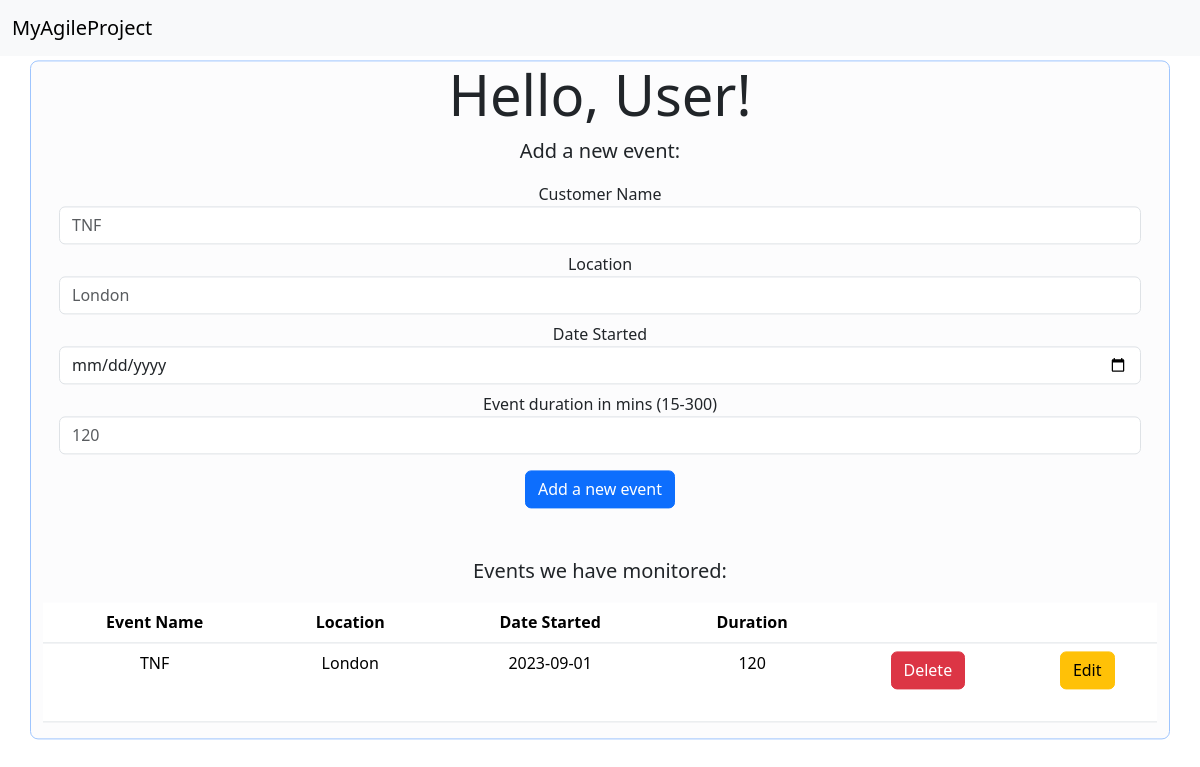
Page /events_database on the earlier database version.
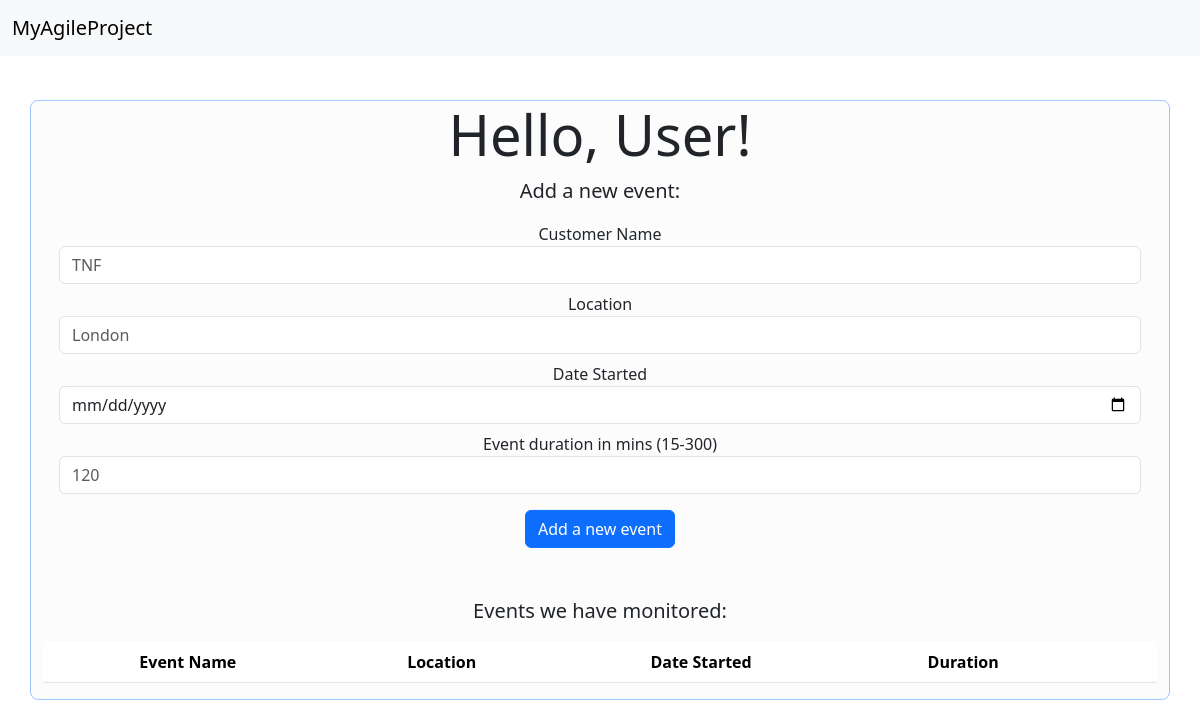
Same page on the later database version.
### tables this page shows
CREATE TABLE events (name VARCHAR PRUMARY KEY UNIQUE NOT NULL, location TEXT NOT NULL, dateStarted TEXT NOT NULL, durationMins INTEGER NOT NULL);

### main.py (the view)
@app.route("/events_database")
def events_database():
    form = event_form()
    connection = sqlite3.connect("database.db")
    connection.row_factory = sqlite3.Row
    current = connection.cursor()
    current.execute("select * from events")
    rows = current.fetchall();
    return render_template("events_database.html", rows = rows, form=form)

### forms.py (shortened to what this page needs)
class event_form(FlaskForm):
    name = StringField('Customer Name', validators=[InputRequired(), Length(min=3, max=20)], render_kw={"placeholder": "TNF", "class":"form-control"})
    location = StringField('Location', validators=[InputRequired(), Length(min=2, max=20)], render_kw={"placeholder": "London", "class":"form-control"})
    dateStarted = DateField('Date Started', validators=[InputRequired()], render_kw={"class":"form-control"})
    durationMins = IntegerField('Event duration in mins (15-300)', validators=[InputRequired()], render_kw={"placeholder": "120", "class":"form-control"})

### templates/events_database.html (shortened to what this page needs)
<!DOCTYPE html>
<html lang="en" dir="ltr">
  <head>
    <link href="https://cdn.jsdelivr.net/npm/bootstrap@5.3.1/dist/css/bootstrap.min.css" rel="stylesheet">
  </head>
  <body>
    <nav class="navbar navbar-expand-lg navbar-light bg-light">
      <div class="container-fluid">
        <a class="navbar-brand" href="{{ url_for('home') }}">MyAgileProject</a>
    </div>
    </nav>
    <div class="jumbotron">
        <div class="container-md bg-light-subtle border border-primary-subtle rounded-3 text-center position-absolute top-50 start-50 translate-middle">
            <h1 class="display-4">Hello, User!</h1>
            <p class="lead">Add a new event:</p>
            <form class="form" action = "{{ url_for('add_event') }}" method = "POST">
                <div class="form-group mx-sm-3 mb-2">
                    {{ form.name.label() }}
                    {% if form.name.errors %}
                        {{ form.name() }}
                        <div class="invalid-feedback">
                        {% for error in form.name.errors %}
                        <span>* {{ error }}</span>
                        {% endfor %}
                        </div>
                    {%else%}
                        {{ form.name() }}
                    {% endif %}
                </div>
                <div class="form-group mx-sm-3 mb-2">
                    {{ form.location.label() }}
                    {% if form.location.errors %}
                        {{ form.location() }}
                        <div class="invalid-feedback">
                        {% for error in form.location.errors %}
                        <span>* {{ error }}</span>
                        {% endfor %}
                        </div>
                    {%else%}
                        {{ form.location() }}
                    {% endif %}
                </div>
                <div class="form-group mx-sm-3 mb-2">
                    {{ form.dateStarted.label() }}
                    {% if form.dateStarted.errors %}
                        {{ form.dateStarted() }}
                        <div class="invalid-feedback">
                        {% for error in form.dateStarted.errors %}
                        <span>* {{ error }}</span>
                        {% endfor %}
                        </div>
                    {%else%}
                        {{ form.dateStarted() }}
                    {% endif %}
                </div>
                <div class="form-group mx-sm-3 mb-3">
                    {{ form.durationMins.label() }}
                    {% if form.durationMins.errors %}
                        {{ form.durationMins() }}
                        <div class="invalid-feedback">
                        {% for error in form.durationMins.errors %}
                        <span>* {{ error }}</span>
                        {% endfor %}
                        </div>
                    {%else%}
                        {{ form.durationMins() }}
                    {% endif %}
                </div>
                <button type="submit" class="btn btn-primary mb-4">Add a new event</button>
            </form>
            <br>
            <p class="lead">Events we have monitored:</p>
            <table class="table">
                <thead>
                    <tr>
                        <th scope="col">Event Name</th>
                        <th scope="col">Location</th>
                        <th scope="col">Date Started</th>
                        <th scope="col">Duration</th>
                        <th scope="col"></th>
                        <th scope="col"></th>
                    </tr>
                </thead>
                <tbody>
                    {% for row in rows %}
                        <tr>
                            <td>
                                {{row["name"]}}
                            </td>
                            <td>
                                {{row["location"]}}
                            </td>
                            <td>
                                {{row["dateStarted"]}}
                            </td>
                            <td>
                                {{row["durationMins"]}}
                            </td>
                            <td>
                                <form action="{{ url_for('delete_event', event_name = row['name']) }}" method= "POST">
                                    <button type="submit" class="btn btn-danger mb-4">Delete</button>
                                </form>
                            </td>
                            <td>
                                <a class="btn btn-warning my-2 my-sm-0" href="{{ url_for('update_event', name = row['name'], dateStarted = row['dateStarted'], location = row['location'], durationMins = row['durationMins']) }}">Edit</a>
                            </td>
                        </tr>
                    {%endfor%}
                </tbody>
            </table>
        </div>
    </div>
  </body>
</html>

Differences in the rows shown:
removed events: name "TNF", location "London", dateStarted "2023-09-01", durationMins "120"
